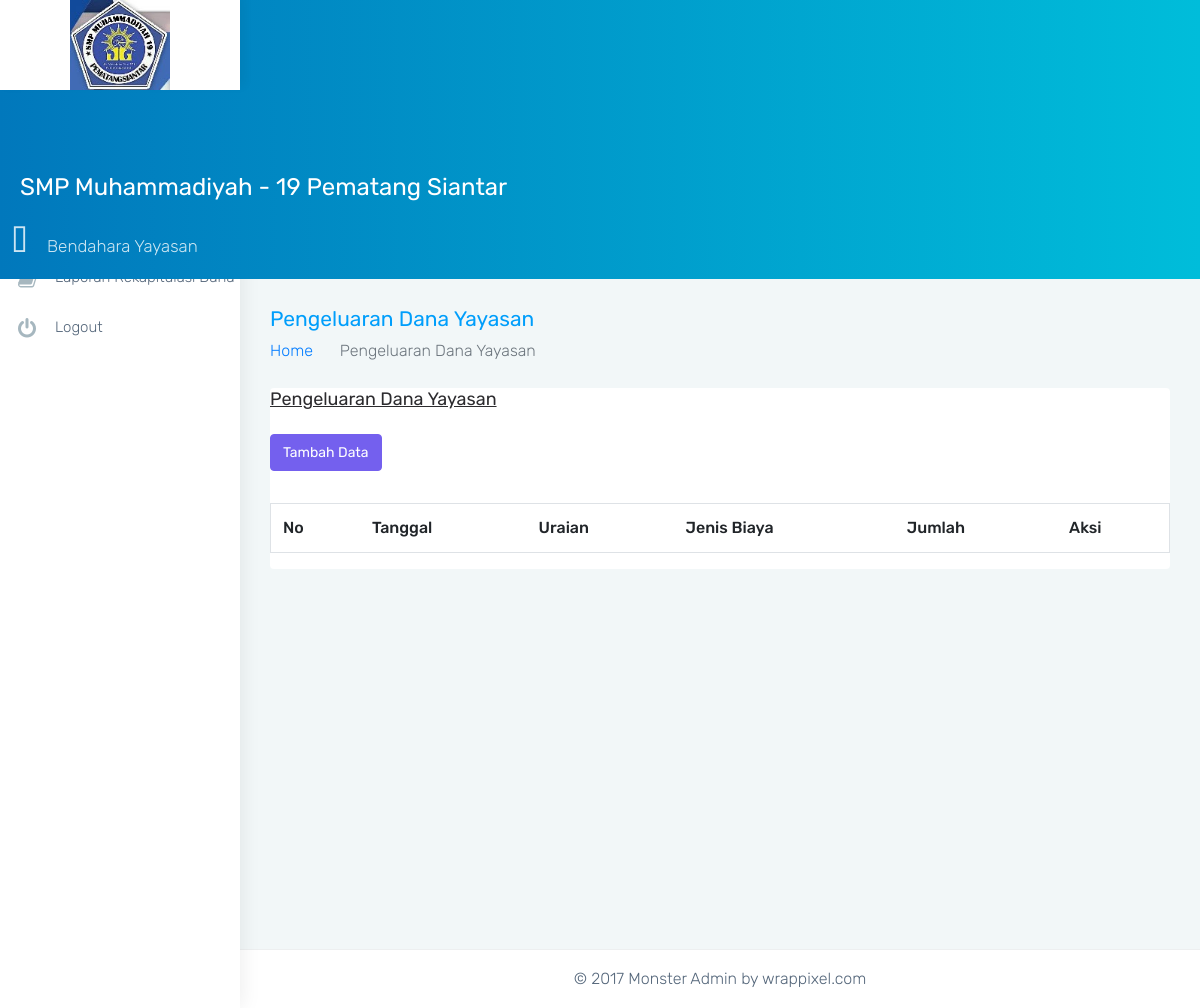
Page /view/bendahara/pengeluaran_yayasan.php (signed in) on the earlier database version.
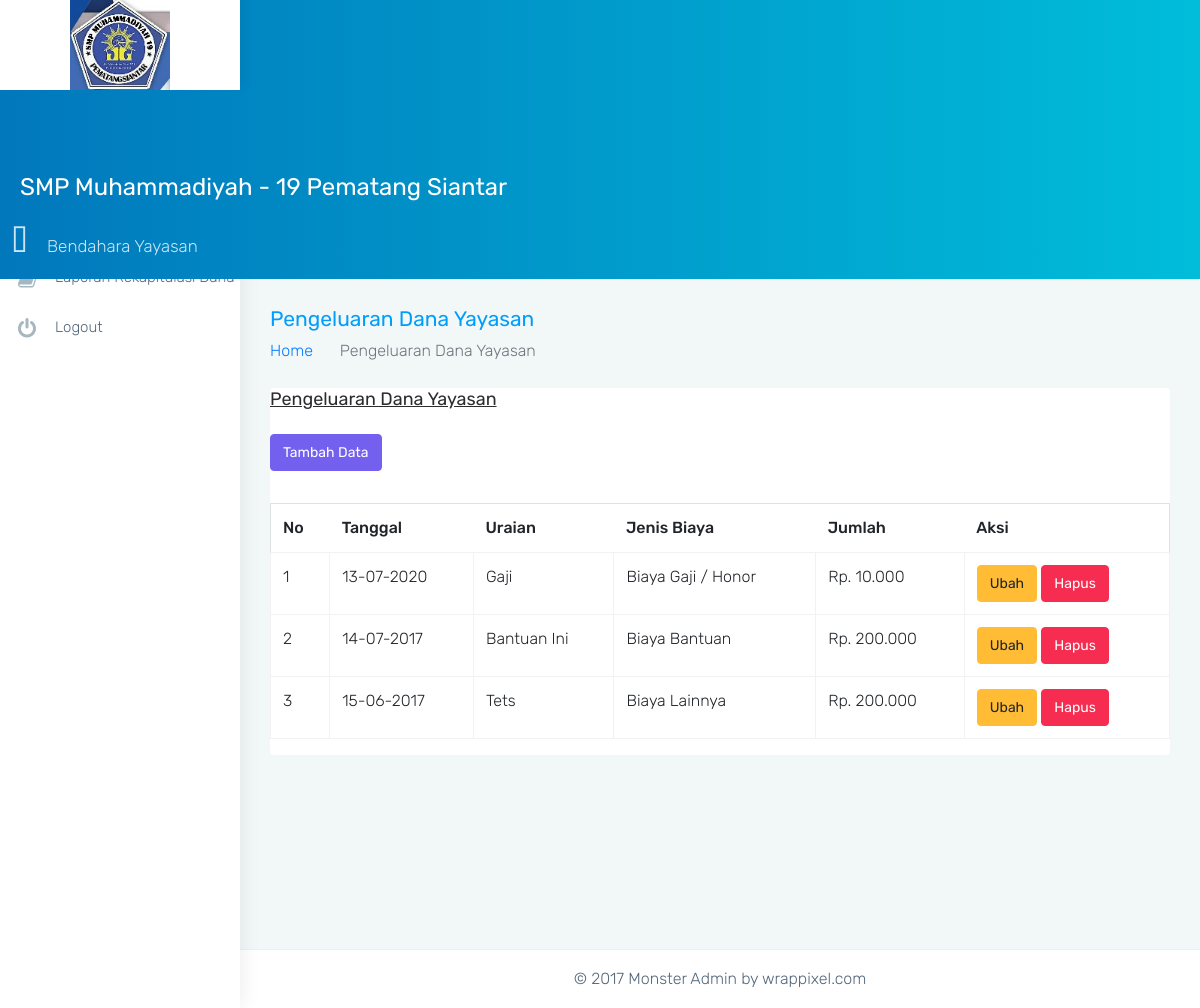
Same page on the later database version.
### tables this page shows
CREATE TABLE `yayasan_realisasi_pengeluaran` (
  `id_yayasan_realisasi_pengeluaran` int(11) NOT NULL,
  `uraian` text NOT NULL,
  `jenis_biaya` varchar(100) NOT NULL,
  `tanggal` date NOT NULL,
  `jumlah` bigint(20) NOT NULL,
  `id_user` int(11) DEFAULT NULL,
  `dibuat_tanggal` datetime NOT NULL
);

### url.php (called while the page is built, shortened)
<?php
$url = 'http://localhost/simkeuangan/';

### proses/function.php (called while the page is built, shortened)
<?php
  function get_data($table, $where = null)
  {
    require('koneksi.php');
    $query = "SELECT * FROM $table";
    $hasil = mysqli_query($conn,$query);
    $rows = array();
    while ($row = $hasil->fetch_assoc()) {
      $rows[] = $row;
    }
    return $rows;
  }
?>

### proses/yayasan.php (called while the page is built, shortened)
<?php
include('function.php');
function get_pengeluaran_yys()
{
  $table = "yayasan_realisasi_pengeluaran";
  return get_data($table);
}

### view/bendahara/pengeluaran_yayasan.php (the view, shortened to what this page needs)
<?php
require('../../url.php');
require('../../proses/yayasan.php');
require('../_template/head.php');
require('../_template/header.php');
require('../_template/sidebar.php');
?>
<div class="page-wrapper">
  <div class="container-fluid">
    <div class="row page-titles">
      <div class="col-md-6 col-8 align-self-center">
        <h3 class="text-themecolor m-b-0 m-t-0">Pengeluaran Dana Yayasan</h3>
        <ol class="breadcrumb">
          <li class="breadcrumb-item"><a href="<?= $url; ?>">Home</a></li>
          <li class="breadcrumb-item active">Pengeluaran Dana Yayasan</li>
        </ol>
      </div>
    </div>
    <div class="card">
      <div class="card-block">
        <h4><u>Pengeluaran Dana Yayasan</u></h4>
        <button class="btn btn-primary mb-3 mt-3" data-toggle="modal" data-target="#exampleModal">Tambah Data</button>
        <table class="table table-bordered mt-3" id="example">
          <thead>
            <th>No</th>
            <th>Tanggal</th>
            <th>Uraian</th>
            <th>Jenis Biaya</th>
            <th>Jumlah</th>
            <th>Aksi</th>
          </thead>
          <?php
          $pengeluaran = get_pengeluaran_yys();
          $no = 1;
          foreach ($pengeluaran as $sp) {
          ?>
            <tr>
              <td><?= $no; ?></td>
              <td><?= date('d-m-Y', strtotime($sp['tanggal'])); ?></td>
              <td><?= $sp['uraian']; ?></td>
              <td><?= $sp['jenis_biaya']; ?></td>
              <td>Rp. <?= number_format($sp['jumlah'], 0, ',', '.'); ?></td>
              <td>
                <a href="<?= $url; ?>view/bendahara/pengeluaran_yayasan_form.php?id=<?= $sp['id_yayasan_realisasi_pengeluaran'] ?>" class="btn btn-warning">Ubah</a>
                <a href="<?= $url; ?>bendahara/yayasan/pengeluaran/hapus_pengeluaran.php?id=<?= $sp['id_yayasan_realisasi_pengeluaran'] ?>" class="btn btn-danger" onclick="return confirm('Akan menghapus data ini ?')">Hapus</a>
              </td>
            </tr>
          <?php
            $no++;
          }
          ?>
        </table>
      </div>
    </div>
  </div>
  <?php require('../_template/footer.php') ?>
</div>
<?php require('../_template/jquery.php') ?>

### view/_template/head.php (shortened to what this page needs)
<!DOCTYPE html>
<html lang="en">
<head>
  <link href="<?= $url; ?>assets/plugins/bootstrap/css/bootstrap.min.css" rel="stylesheet">
  <link href="<?= $url; ?>assets/css/style.css" rel="stylesheet">
  <link href="<?= $url; ?>assets/css/colors/blue.css" id="theme" rel="stylesheet">
  <link rel="stylesheet" href="https://cdn.datatables.net/1.10.21/css/dataTables.bootstrap4.min.css">
</head>
<body class="fix-header card-no-border">
  <div id="main-wrapper">

### view/_template/header.php (shortened to what this page needs)
<header class="topbar">
  <nav class="navbar top-navbar navbar-toggleable-sm navbar-light">
    <div class="navbar-header">
      <a class="navbar-brand" href="<?= $url; ?>">
        <b>
          <img src="<?= $url; ?>assets/gambar/logo.jpg" height="90px" alt="homepage" class="dark-logo" />
        </b>
      </a>
    </div>
    <div class="navbar-collapse">
      <ul class="navbar-nav mr-auto mt-md-0 ">
        <li class="nav-item"> <a class="nav-link nav-toggler hidden-md-up text-muted waves-effect waves-dark" href="javascript:void(0)"><i class="ti-menu"></i></a> </li>
        <li class="nav-item hidden-sm-down">
          <form class="app-search p-l-20">
            <h2 class="text-white">SMP Muhammadiyah - 19 Pematang Siantar</h2>
          </form>
        </li>
      </ul>
      <ul class="navbar-nav my-lg-0">
        <li class="nav-item dropdown">
          <a class="nav-link dropdown-toggle text-muted waves-effect waves-dark" href="" data-toggle="dropdown" aria-haspopup="true" aria-expanded="false">
            <i class="fa fa-user-circle m-r-20 m-t-5" aria-hidden="true" style="font-size: 30px"></i><?=$_SESSION['user']?>
          </a>
        </li>
      </ul>
    </div>
  </nav>
</header>

### view/_template/sidebar.php (shortened to what this page needs)
<aside class="left-sidebar">
  <div class="scroll-sidebar">
    <nav class="sidebar-nav">
      <ul id="sidebarnav">
        <?php if ($_SESSION['user'] == 'Bendahara Yayasan') { ?>
          <li class="active">
            <a href="<?= $url; ?>view/bendahara" class="waves-effect"><i class="fa fa-home m-r-10" aria-hidden="true"></i>Dashboard</a>
          </li>
          <li>
            <a href="#" class="waves-effect"><i class="fa fa-folder m-r-10" aria-hidden="true"></i>BOS</a>
          </li>
          <li><a href="#" class="waves-effect"><i class="fa fa-folder m-r-10" aria-hidden="true"></i>YAYASAN</a>
          </li>
          <li>
            <a href="#" class="waves-effect"><i class="fa fa-book m-r-10" aria-hidden="true"></i>Laporan Rekapitulasi Dana</a>
          </li>
          <li class="">
            <a href="<?= $url; ?>proses/proses_logout.php" class="waves-effect"><i class="fa fa-power-off m-r-10" aria-hidden="true"></i>Logout</a>
          </li>
        <?php } ?>
      </ul>
    </nav>
  </div>
</aside>

### view/_template/footer.php
<footer class="footer text-center">
© 2017 Monster Admin by wrappixel.com
</footer>

### view/_template/jquery.php (shortened to what this page needs)
</div>

### assets/css/colors/blue.css (style rules this page uses)
.topbar { background: #009efb; background: -moz-linear-gradient(left, #0178bc 0%, #00bdda 100%); background: -webkit-linear-gradient(left, #0178bc 0%, #00bdda 100%); background: linear-gradient(to right, #0178bc 0%, #00bdda 100%); }
.topbar .navbar-header { background: #ffffff; box-shadow: 4px -4px 10px rgba(0, 0, 0, 0.05); }
.topbar .navbar-light .navbar-nav .nav-item > a.nav-link { color: rgba(255, 255, 255, 0.8) !important; }
.text-themecolor { color: #009efb !important; }
.sidebar-nav { background: #fff; }
.sidebar-nav ul li a { color: #54667a; }
.sidebar-nav > ul > li.active > a { border-left: 3px solid #009efb; color: #009efb; }
.sidebar-nav > ul > li.active > a i { color: #009efb; }
.sidebar-nav > ul > li > a { border-left: 3px solid #fff; }
.sidebar-nav > ul > li > a i { color: #a6b7bf; }

Differences in the rows shown:
added yayasan_realisasi_pengeluaran: tanggal "13-07-2020", uraian "Gaji", jenis_biaya "Biaya Gaji / Honor", jumlah "10.000"
added yayasan_realisasi_pengeluaran: tanggal "14-07-2017", uraian "Bantuan Ini", jenis_biaya "Biaya Bantuan", jumlah "200.000"
added yayasan_realisasi_pengeluaran: tanggal "15-06-2017", uraian "Tets", jenis_biaya "Biaya Lainnya", jumlah "200.000"
